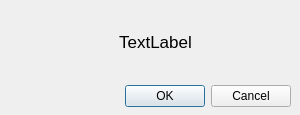
<?xml version="1.0" encoding="UTF-8"?>
<ui version="4.0">
 <class>Dialog</class>
 <widget class="QDialog" name="Dialog">
  <property name="geometry">
   <rect>
    <x>0</x>
    <y>0</y>
    <width>300</width>
    <height>115</height>
   </rect>
  </property>
  <property name="maximumSize">
   <size>
    <width>300</width>
    <height>115</height>
   </size>
  </property>
  <property name="windowTitle">
   <string>Dialog</string>
  </property>
  <widget class="QDialogButtonBox" name="buttonBox">
   <property name="geometry">
    <rect>
     <x>0</x>
     <y>80</y>
     <width>291</width>
     <height>32</height>
    </rect>
   </property>
   <property name="orientation">
    <enum>Qt::Horizontal</enum>
   </property>
   <property name="standardButtons">
    <set>QDialogButtonBox::Cancel|QDialogButtonBox::Ok</set>
   </property>
  </widget>
  <widget class="QLabel" name="label">
   <property name="geometry">
    <rect>
     <x>5</x>
     <y>11</y>
     <width>301</width>
     <height>61</height>
    </rect>
   </property>
   <property name="font">
    <font>
     <pointsize>13</pointsize>
    </font>
   </property>
   <property name="text">
    <string>TextLabel</string>
   </property>
   <property name="alignment">
    <set>Qt::AlignCenter</set>
   </property>
  </widget>
 </widget>
 <resources/>
 <connections>
  <connection>
   <sender>buttonBox</sender>
   <signal>accepted()</signal>
   <receiver>Dialog</receiver>
   <slot>accept()</slot>
   <hints>
    <hint type="sourcelabel">
     <x>248</x>
     <y>254</y>
    </hint>
    <hint type="destinationlabel">
     <x>157</x>
     <y>274</y>
    </hint>
   </hints>
  </connection>
  <connection>
   <sender>buttonBox</sender>
   <signal>rejected()</signal>
   <receiver>Dialog</receiver>
   <slot>reject()</slot>
   <hints>
    <hint type="sourcelabel">
     <x>316</x>
     <y>260</y>
    </hint>
    <hint type="destinationlabel">
     <x>286</x>
     <y>274</y>
    </hint>
   </hints>
  </connection>
 </connections>
</ui>
